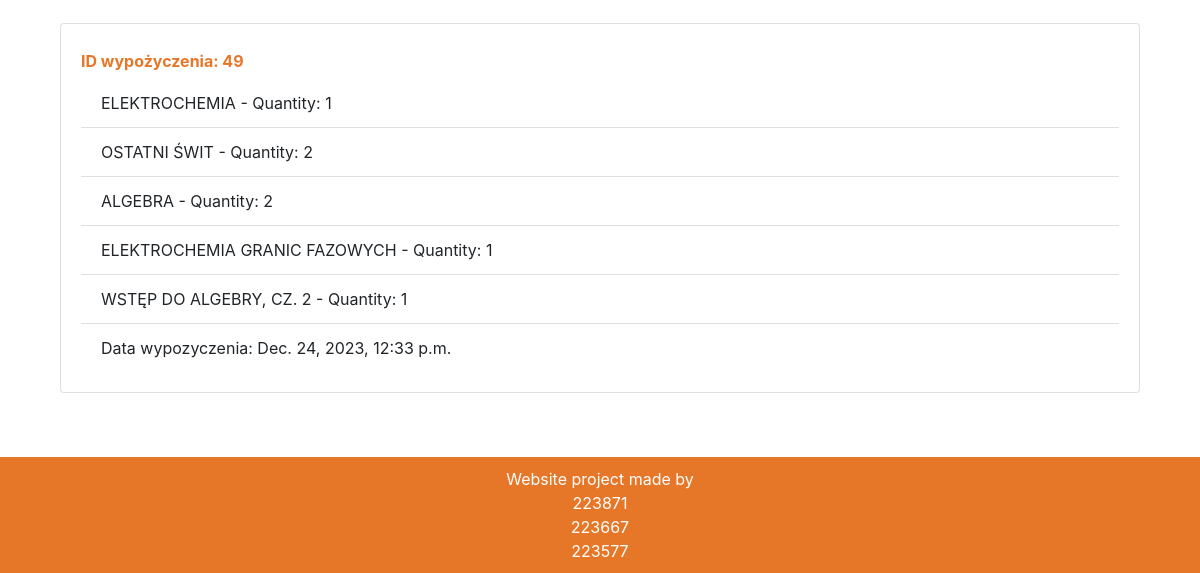
The app's page /profile (signed in, lower part), older data.
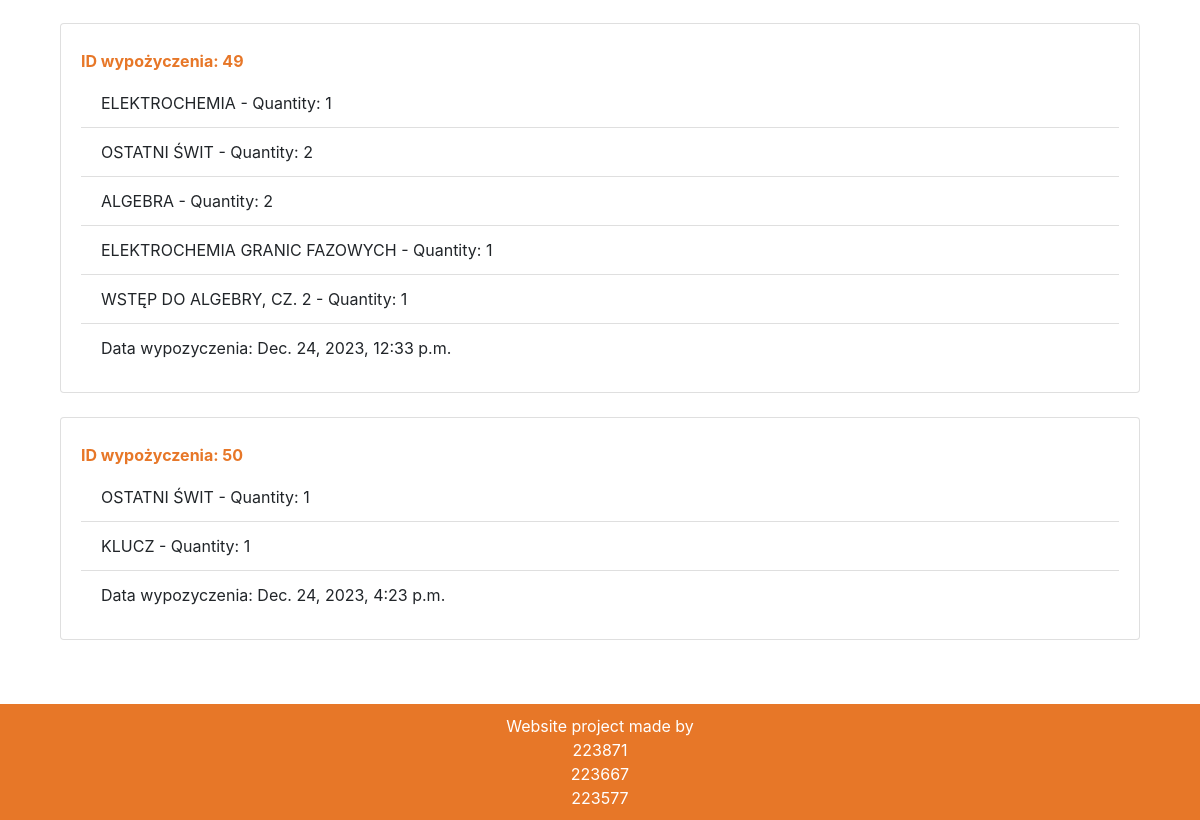
The same page, newer data.
### bookstore/models.py (models this page shows, shortened)
class Order(models.Model): #koszyk
    customer = models.ForeignKey(Customer, on_delete=models.SET_NULL, null=True, blank=True)
    data_ordered = models.DateTimeField(auto_now_add=True) #bieżąca data i godzina
    complete = models.BooleanField(default=False, null=True, blank=True)
    transaction_id = models.CharField(max_length=40, null=True)
    return_data = models.DateTimeField(default=None, null=True, blank=True)  #data zwrotu
    @property
    def get_cart_items(self): #zlicza ile produktów ejst w koszyku
        order_items = self.orderitem_set.all()  # Pobierz wszystkie elementy OrderItem dla tego zamówienia
        total_items = 0
        for item in order_items:
            total_items += item.quantity
        return total_items

class OrderItem(models.Model): #produkt w koszyku
    product = models.ForeignKey(Product, on_delete=models.SET_NULL, blank=True, null=True)
    order = models.ForeignKey(Order, on_delete=models.SET_NULL, blank=True, null=True)
    quantity = models.IntegerField(default=0, null=True, blank=True)
    data_added = models.DateTimeField(auto_now_add=True)

class Product(models.Model):
    name = models.CharField(max_length=100, null=True)
    digital = models.BooleanField(default=False, null=True, blank=False)  #czy jest nie fizyczny
    genre = models.CharField(max_length=100, null=True) #gatunek ksiązki
    author = models.CharField(max_length=100, null=True)
    isbn = models.CharField(max_length=17, null=True, blank=True, unique=True)
    image = models.ImageField(null=True, blank=True)

### bookstore/views.py (the view)
# urls.py: path('profile', views.profile, name='profile'),
@login_required #w setting.py  ustaw: LOGIN_URL = '/login/' - login = nazwa urla albo url
def profile(request):
     customer = request.user.customer
     order, created = Order.objects.get_or_create(customer=customer, complete=False) # Pobranie lub utworzenie niezakończonego zamówienia dla tego klienta
     items = order.orderitem_set.all() #Pobranie wszystkich elementów zamówienia (OrderItem) dla danego zamówienia (Order)
     orders = Order.objects.filter(customer=customer, complete=True)
     context = {'orders': orders,'customer':customer,'items': items, 'order':order}
     return render(request, 'store/profile.html', context)

### bookstore/templates/store/profile.html (shortened to what this page needs)
{% extends 'store/main.html' %}
{% load static %}
{% block content %}
<link rel="stylesheet" href="{% static 'css/bootstrap.min.css' %}">
<div class="container mt-5">
    {% for order in orders %}
        <div class="card mb-4">
            <div class="card-body">
                <h6 style="color:#e77728;"class="card-subtitle mt-2 mb-2 font-weight-bold">ID wypożyczenia: {{ order.id }}</h6>
                <ul class="list-group list-group-flush">
                    {% for item in order.orderitem_set.all %}
                        <li class="list-group-item">{{ item.product.name }} - Quantity: {{ item.quantity }}</li>
                    {% endfor %}
                    <li class="list-group-item">Data wypozyczenia:  {{order.data_ordered}}</li>
                </ul>
            </div>
        </div>
    {% endfor %}
</div>
{% endblock %}

Row changes from the older to the newer data that the page shows:
now on this page (row edited): Order: id "50", data_ordered "Dec. 24, 2023, 4:23 p.m."
now on this page (row unchanged): OrderItem: product.name "OSTATNI ŚWIT", quantity "1", shown under "50"
now on this page (row unchanged): OrderItem: product.name "KLUCZ", quantity "1", shown under "50"
